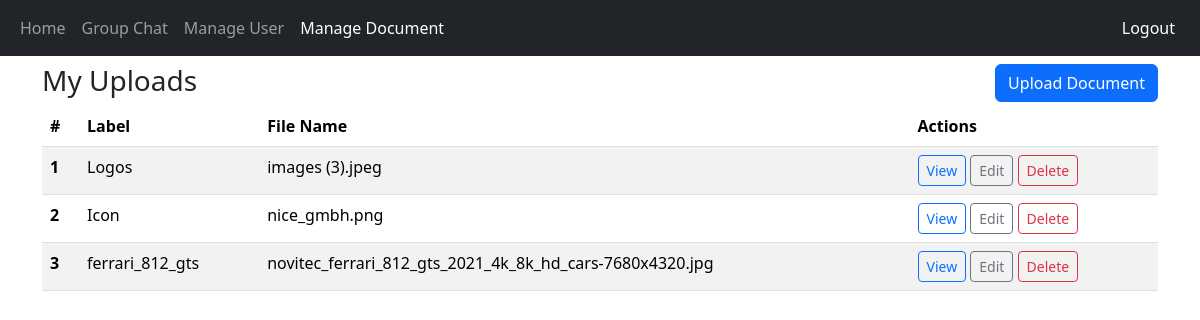
Page /Document/document_management.php (signed in) on the committed database.
### tables this page shows
CREATE TABLE `document` (
  `ID` int(11) NOT NULL,
  `FileLabel` varchar(50) NOT NULL,
  `FileName` varchar(100) NOT NULL,
  `IsDeleted` tinyint(1) DEFAULT 0
);

### Document/document_management.php (the view, shortened to what this page needs)
<!DOCTYPE html>
<html lang="en">
<head>
    <link href="https://cdn.jsdelivr.net/npm/bootstrap@5.3.3/dist/css/bootstrap.min.css" rel="stylesheet"
>
</head>
<body>
    <nav class="navbar navbar-expand-sm navbar-dark bg-dark">
        <div class="container-fluid">
            <ul class="navbar-nav">
                <li class="nav-item">
                    <a class="nav-link" href="../Auth/login_success.php">Home</a>
                </li>
                <li class="nav-item">
                    <a class="nav-link" href="../Chat/chat.php">Group Chat</a>
                </li>
                <li class="nav-item">
                    <a class="nav-link" href="../User/user_management.php">Manage User</a>
                </li>
                <li class="nav-item">
                    <a class="nav-link active" href="../Document/document_management.php">Manage Document</a>
                </li>
            </ul>
            <ul class="navbar-nav navbar-right">
                <li><a href="../Auth/logout.php" class="btn btn-dark"> Logout</a></li>
            </ul>
        </div>
    </nav>
    <div class="container mt-2">
        <h3>My Uploads
            <a href="./upload_document.html" class="btn btn-primary float-end"> Upload Document</a>
        </h3>
        <table class="table table-striped table-hover">
            <thead>
                <tr>
                    <th scope="col">#</th>
                    <th scope="col">Label</th>
                    <th scope="col">File Name</th>
                    <th scope="col">Actions</th>
                </tr>
            </thead>
            <tbody>
                <?php
                require ("../data_access.php");
                $query = "SELECT * FROM document WHERE IsDeleted!= 1 ORDER BY ID";
                $result = $db->query($query);
                $num_result = $result->num_rows;
                for ($i = 0; $i < $num_result; $i++) {
                    $row = $result->fetch_assoc();
                    $id = $row['ID'];
                    echo '<tr>
                    <th scope="row">' . $row['ID'] . '</th>
                    <td>' . $row['FileLabel'] . '</td>
                    <td>' . $row['FileName'] . '</td>';
                    echo "<td> <a class='btn btn-outline-primary btn-sm' target='_blank' href ='../Uploads/".$row['FileName']."'>View</a>
                    <a class='btn btn-outline-secondary btn-sm' href ='document_edit.php?id=$id'>Edit</a>
                    <a class='btn btn-outline-danger btn-sm' href ='document_delete.php?id=$id'>Delete</a> </td>";
                }
                ?>
            </tbody>
        </table>
    </div>
</body>
</html>

### rows in the picture
document: ID "1", FileLabel "Logos", FileName "images (3).jpeg"
document: ID "2", FileLabel "Icon", FileName "nice_gmbh.png"
document: ID "3", FileLabel "ferrari_812_gts", FileName "novitec_ferrari_812_gts_2021_4k_8k_hd_cars-7680x4320.jpg"
